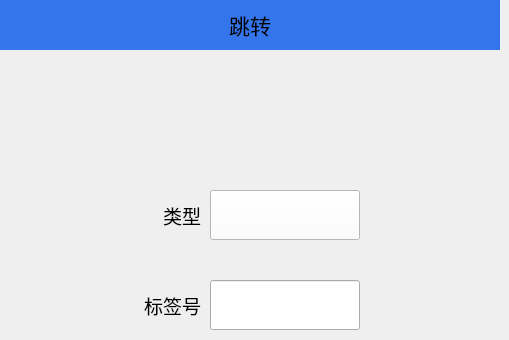
   <widget class="QWidget" name="page_11">
    <widget class="QLabel" name="label_13">
     <property name="geometry">
      <rect>
       <x>0</x>
       <y>0</y>
       <width>500</width>
       <height>50</height>
      </rect>
     </property>
     <property name="minimumSize">
      <size>
       <width>500</width>
       <height>50</height>
      </size>
     </property>
     <property name="maximumSize">
      <size>
       <width>500</width>
       <height>50</height>
      </size>
     </property>
     <property name="font">
      <font>
       <pointsize>16</pointsize>
      </font>
     </property>
     <property name="styleSheet">
      <string notr="true">QLabel{background-color:#3475EB;}</string>
     </property>
     <property name="text">
      <string>跳转</string>
     </property>
     <property name="alignment">
      <set>Qt::AlignCenter</set>
     </property>
    </widget>
    <widget class="QLabel" name="label_69">
     <property name="geometry">
      <rect>
       <x>100</x>
       <y>280</y>
       <width>101</width>
       <height>51</height>
      </rect>
     </property>
     <property name="font">
      <font>
       <pointsize>14</pointsize>
      </font>
     </property>
     <property name="text">
      <string>标签号</string>
     </property>
     <property name="alignment">
      <set>Qt::AlignRight|Qt::AlignTrailing|Qt::AlignVCenter</set>
     </property>
    </widget>
    <widget class="QLineEdit" name="Edit_jumpLabelNum">
     <property name="geometry">
      <rect>
       <x>210</x>
       <y>280</y>
       <width>150</width>
       <height>50</height>
      </rect>
     </property>
     <property name="minimumSize">
      <size>
       <width>150</width>
       <height>50</height>
      </size>
     </property>
     <property name="maximumSize">
      <size>
       <width>150</width>
       <height>50</height>
      </size>
     </property>
     <property name="font">
      <font>
       <pointsize>14</pointsize>
      </font>
     </property>
    </widget>
    <widget class="QLabel" name="label_70">
     <property name="geometry">
      <rect>
       <x>120</x>
       <y>190</y>
       <width>81</width>
       <height>51</height>
      </rect>
     </property>
     <property name="font">
      <font>
       <pointsize>14</pointsize>
      </font>
     </property>
     <property name="text">
      <string>类型</string>
     </property>
     <property name="alignment">
      <set>Qt::AlignRight|Qt::AlignTrailing|Qt::AlignVCenter</set>
     </property>
    </widget>
    <widget class="QPushButton" name="Btn_jumpType">
     <property name="geometry">
      <rect>
       <x>210</x>
       <y>190</y>
       <width>150</width>
       <height>50</height>
      </rect>
     </property>
     <property name="minimumSize">
      <size>
       <width>150</width>
       <height>50</height>
      </size>
     </property>
     <property name="maximumSize">
      <size>
       <width>150</width>
       <height>50</height>
      </size>
     </property>
     <property name="font">
      <font>
       <pointsize>14</pointsize>
      </font>
     </property>
     <property name="styleSheet">
      <string notr="true">background-color:white;</string>
     </property>
     <property name="text">
      <string/>
     </property>
    </widget>
   </widget>
